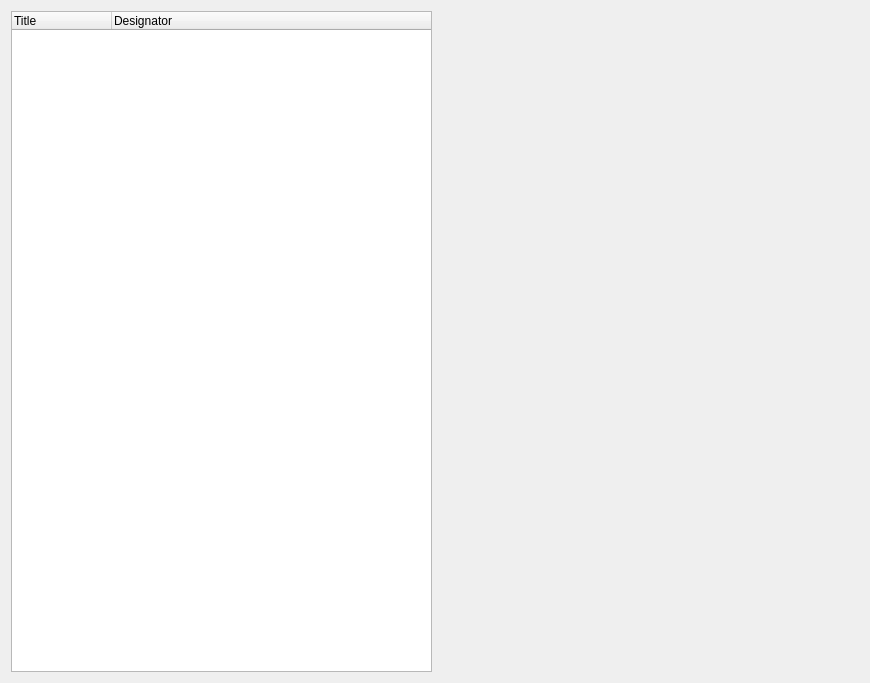
<?xml version="1.0" encoding="UTF-8"?>
<ui version="4.0">
 <class>TabCategories</class>
 <widget class="QWidget" name="TabCategories">
  <property name="geometry">
   <rect>
    <x>0</x>
    <y>0</y>
    <width>870</width>
    <height>683</height>
   </rect>
  </property>
  <property name="windowTitle">
   <string>Form</string>
  </property>
  <layout class="QHBoxLayout" name="horizontalLayout">
   <item>
    <widget class="QTreeWidget" name="categories">
     <property name="sizePolicy">
      <sizepolicy hsizetype="Expanding" vsizetype="Expanding">
       <horstretch>1</horstretch>
       <verstretch>0</verstretch>
      </sizepolicy>
     </property>
     <property name="editTriggers">
      <set>QAbstractItemView::NoEditTriggers</set>
     </property>
     <property name="selectionMode">
      <enum>QAbstractItemView::ExtendedSelection</enum>
     </property>
     <property name="indentation">
      <number>12</number>
     </property>
     <property name="expandsOnDoubleClick">
      <bool>false</bool>
     </property>
     <column>
      <property name="text">
       <string>Title</string>
      </property>
     </column>
     <column>
      <property name="text">
       <string>Designator</string>
      </property>
     </column>
    </widget>
   </item>
   <item>
    <widget class="PartsWidget" name="parts" native="true">
     <property name="sizePolicy">
      <sizepolicy hsizetype="Preferred" vsizetype="Preferred">
       <horstretch>1</horstretch>
       <verstretch>0</verstretch>
      </sizepolicy>
     </property>
    </widget>
   </item>
  </layout>
 </widget>
 <customwidgets>
  <customwidget>
   <class>PartsWidget</class>
   <extends>QWidget</extends>
   <header>inventory.gui.widgets.parts</header>
   <container>1</container>
  </customwidget>
 </customwidgets>
 <resources/>
 <connections/>
</ui>
